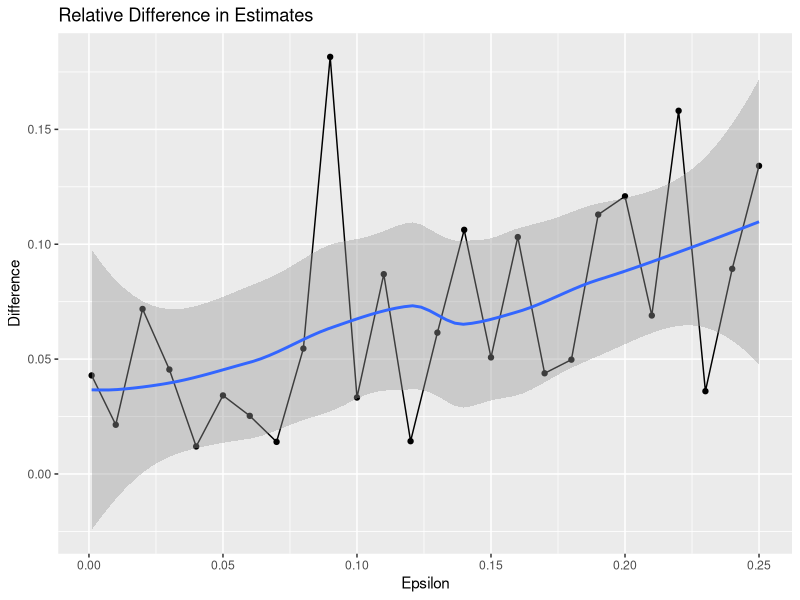
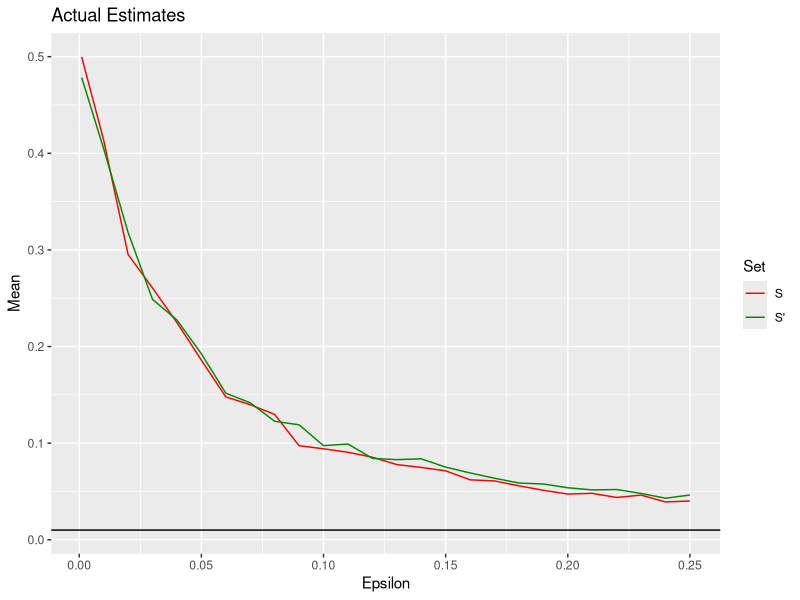

Generate these figures, in order, with R:

library(ggplot2) # For the graphs at the bottom of the code
library(reshape2) # For the melt at the bottom of the code

set.seed(345345)
  
# Function to create noise from Laplace distrbution
rlaplace <- function(n,sigma) {
  if(sigma<=0) {
    numeric(n)
  }
  rexp(n,rate = 1/sigma) - rexp(n,rate = 1/sigma)
}

# Ensures x is between 0 and 1
collar = function(x) {
  pmax(0, pmin(1, x))
}

# Play N rounds of the differential privacy game
run_exp = function(n, threshold, Nruns, epsilon) {
  
  # The noise parameter.
  sigma = (20/epsilon)/Nruns
  
  # The Universe is two sets, S and S'
  s = numeric(n);
  sprime = numeric(n); 
  sprime[1] =1
  sets = list(s, sprime)
  
  # this is run inside the "private world"
  estimate_s = collar(mean(s) + rlaplace(Nruns, sigma))
  estimate_prime = collar(mean(sprime) + rlaplace(Nruns, sigma))
  
  # this is what the adversary sees
  outcome_s = estimate_s >= threshold
  outcome_prime = estimate_prime >= threshold
  
  #probability >= threshold
  ps = mean(outcome_s)
  pprime = mean(outcome_prime)
  
  # epsilon-dp means abs(log(ps/pprime)) < epsilon
  logratio = abs(log(ps/pprime))
  
  data.frame(mean_s = mean(estimate_s),
             mean_prime = mean(estimate_prime),
             logratio = logratio)
  
}

n = 100; 
threshold=1/200; 
Nruns = 1000
epsilon  = seq(from=0, to=0.25, by=0.01)
epsilon[1] = 0.001  # can't do zero

runframe = NULL
for(eps in epsilon) {
  run = cbind(run_exp(n, threshold, Nruns, eps), epsilon=eps)
  runframe = rbind(run, runframe)
}

runframe$diff = with(runframe, abs(mean_s-mean_prime)/pmax(mean_s, mean_prime))

# As epsilon gets stricter (smaller), the relative difference in the
# estimates of the means of S and S' gets smaller, as you would hope.
# the trend is clear.

ggplot(runframe, aes(x=epsilon, y=diff)) +
  geom_point() + geom_line() + geom_smooth() +
  ggtitle("Relative Difference in Estimates") + ylab("Difference") + xlab("Epsilon")

# However, as epsilon gets stricter, the estimates also become poorer,
# relative to the actual set means (0 and 0.01, respectively)

estimateframe = melt(runframe, measure.vars=c("mean_s", "mean_prime"), variable.name="set", value.name="mean_value")
ggplot(estimateframe, aes(x=epsilon, y=mean_value, color=set)) + geom_line() +
  geom_hline(yintercept = 0.01) + scale_color_manual(values=c("red", "green4"), name="Set", labels=c("S","S'")) +
  ggtitle("Actual Estimates") + ylab("Mean") + xlab("Epsilon")

